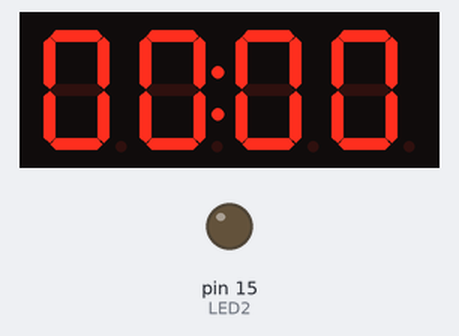
A program run on a simulated Arduino Uno, built with avr-gcc and run on an emulated ATmega328P. On the bench: 4-digit seven-segment display, output pins drawn as LEDs (lit = HIGH). The local clock reads 2024-03-15 10:24:30 at power-on unless the program sets it.

Above: at 0.1 s.
At 0.6 s:
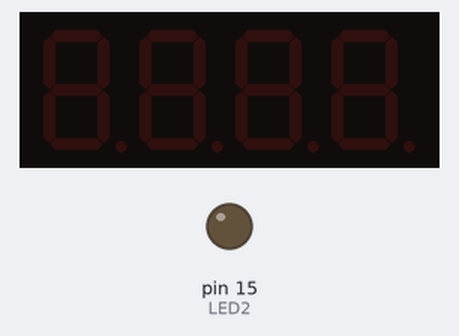

Measured:
- what the display in image 1 shows lasts 0.5 s, from 0.6 s to 1.1 s

The program:

main.cpp
```cpp
#include <Arduino.h>
#include <RTClib.h>
#include <SPI.h>
#include <TM1637Display.h>
#include <DS1307RTC.h>
#include <TimeLib.h>

#define LED2 15

#define DISP_CLK 7
#define DISP_DIO 6

#define MAX_BUFFER_SIZE 128
char strBuff[MAX_BUFFER_SIZE];

RTC_DS1307 rtc;

bool isSet = false;

int _minute = 0;

int _hour = 0;

TM1637Display display(DISP_DIO, DISP_CLK);

byte dispdata[] = {0xff, 0xff, 0xff, 0xff};
byte temp;

void setMode();

void unSetMode();

void setup()
{
  pinMode(LED2, OUTPUT);
  pinMode(DISP_CLK, OUTPUT);
  pinMode(DISP_DIO, OUTPUT);

  if (rtc.begin())
  {
    Serial.println("RTC Found");
  }
  else
  {
    while (1);
  }

  rtc.adjust(DateTime(F(__DATE__), F(__TIME__)));

  display.setBrightness(0x01);
}

void loop()
{
  DateTime now = rtc.now();

  snprintf(strBuff, MAX_BUFFER_SIZE, "%02d/%02d/%02d (dzien: %d) %02d:%02d:%02d",
  now.year(), now.month(), now.day(), now.dayOfTheWeek(), now.hour(), now.minute(), now.second());
  //_minute = now.minute();
  //_hour = now.hour();

  if(isSet)
  {
    setMode();
  }
  else
  {
    unSetMode();
  }
}

void unSetMode()
{
  if(!isSet)
  {
    display.showNumberDecEx(_minute, 0, true, 2, 2);
    display.showNumberDecEx(_hour, 0x40, true, 2, 0);
    delay(500);
    display.clear();
    delay(500);
  }
}

void setMode()
{
  if(!isSet)
  {
    display.showNumberDecEx(_minute, 0, true, 2, 2);
    display.showNumberDecEx(_hour, 0x40, true, 2, 0);
  }
}
```
